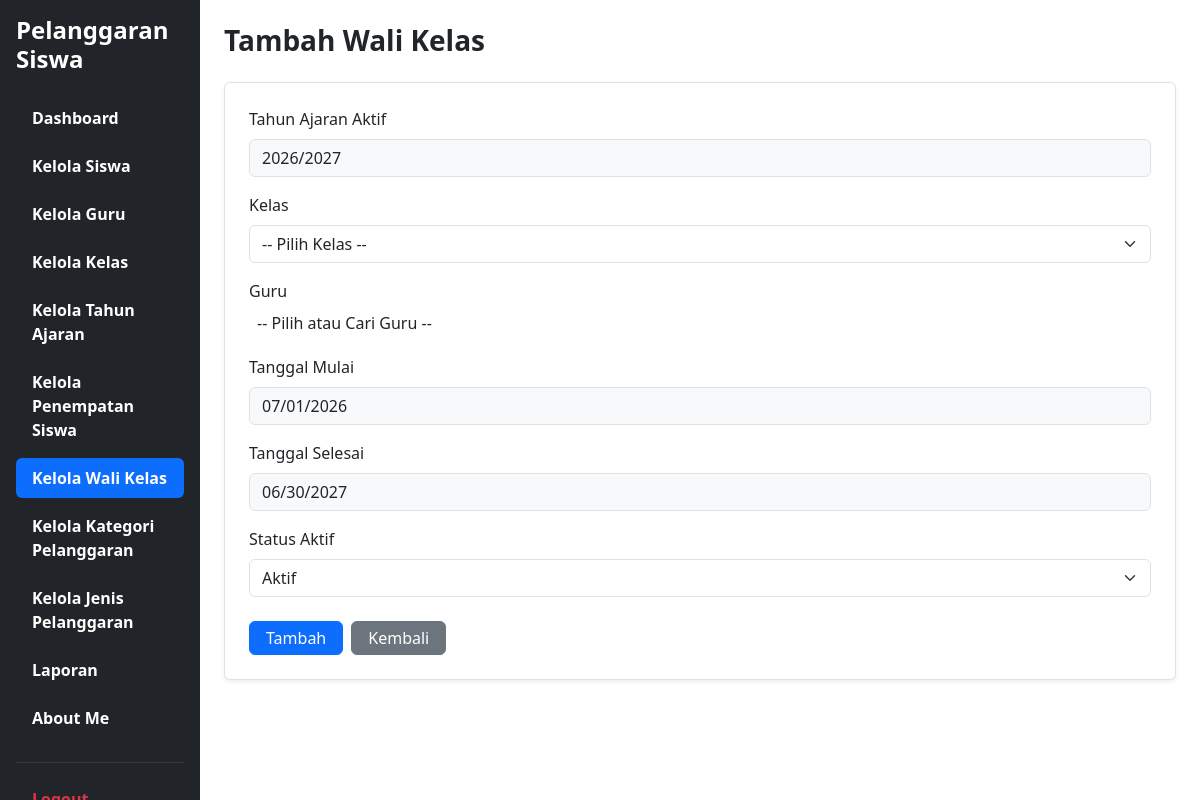
/tambah_wali_kelas.php (signed in), run on the app's committed database.
### tables this page shows
CREATE TABLE `t_tahun_ajaran` (
  `id` int(11) NOT NULL,
  `nama` varchar(20) DEFAULT NULL,
  `tanggal_mulai` date NOT NULL,
  `tanggal_selesai` date NOT NULL,
  `status_aktif` tinyint(1) NOT NULL,
  `created_at` timestamp NOT NULL DEFAULT current_timestamp(),
  `updated_at` timestamp NOT NULL DEFAULT current_timestamp()
);

### tambah_wali_kelas.php (the view, shortened to what this page needs)
<?php
include 'config/koneksi.php';
$tahun = mysqli_query($koneksi,
    "SELECT id, nama, tanggal_mulai, tanggal_selesai
     FROM t_tahun_ajaran
     WHERE status_aktif = 1
     LIMIT 1"
);
$tahun_aktif = mysqli_fetch_assoc($tahun);
?>
<!DOCTYPE html>
<html lang="id">
<head>
    <link href="https://cdn.jsdelivr.net/npm/bootstrap@5.3.8/dist/css/bootstrap.min.css" rel="stylesheet">
    <link href="https://cdn.jsdelivr.net/npm/select2@4.1.0-rc.0/dist/css/select2.min.css" rel="stylesheet" />
    <link href="https://cdn.jsdelivr.net/npm/select2-bootstrap-5-theme@1.3.0/dist/select2-bootstrap-5-theme.min.css" rel="stylesheet" />
</head>
<body>
<div class="container-fluid">
    <div class="row">
        <div class="col-md-3 col-lg-2 bg-dark min-vh-100 p-3 sticky-top" style="top: 0; height: 100vh; overflow-y: auto;">
            <h4 class="text-white fw-bold mb-4">
             Pelanggaran Siswa
            </h4>
            <ul class="nav nav-pills flex-column">
                <li class="nav-item mb-2">
                    <a href="dashboard.php" class="nav-link text-white">
                    <span class="fw-bold">Dashboard</span>
                    </a>
                </li>
                <li class="nav-item mb-2">
                    <a href="Kelola_Siswa.php" class="nav-link text-white">
                    <span class="fw-bold">Kelola Siswa</span>
                    </a>
                </li>
                <li class="nav-item mb-2">
                    <a href="Kelola_Guru.php" class="nav-link text-white">
                    <span class="fw-bold">Kelola Guru</span>
                    </a>
                </li>
                <li class="nav-item mb-2">
                    <a href="Kelola_Kelas.php" class="nav-link text-white">
                    <span class="fw-bold">Kelola Kelas</span>
                    </a>
                </li>
                <li class="nav-item mb-2">
                    <a href="Kelola_Tahun_Ajaran.php" class="nav-link text-white">
                    <span class="fw-bold">Kelola Tahun Ajaran</span>
                    </a>
                </li>
                <li class="nav-item mb-2">
                    <a href="Kelola_Penempatan_Siswa.php" class="nav-link text-white">
                    <span class="fw-bold">Kelola Penempatan Siswa</span>
                    </a>
                </li>
                <li class="nav-item mb-2">
                    <a href="Kelola_Wali_Kelas.php" class="nav-link active">
                    <span class="fw-bold">Kelola Wali Kelas</span>
                    </a>
                </li>
                <li class="nav-item mb-2">
                    <a href="Kelola_Kategori_Pelanggaran.php" class="nav-link text-white">
                    <span class="fw-bold">Kelola Kategori Pelanggaran</span>
                    </a>
                </li>
                <li class="nav-item mb-2">
                    <a href="Kelola_Jenis_Pelanggaran.php" class="nav-link text-white">
                    <span class="fw-bold">Kelola Jenis Pelanggaran</span>
                    </a>
                </li>
                <li class="nav-item mb-2">
                    <a href="Laporan.php" class="nav-link text-white">
                    <span class="fw-bold">Laporan</span>
                    </a>
                </li>
                <li class="nav-item mb-2">
                    <a href="about_me.php" class="nav-link text-white">
                    <span class="fw-bold">About Me</span>
                    </a>
                </li>
                <hr class="text-secondary">
                <li class="nav-item">
                    <a href="logout.php" class="nav-link text-danger">
                    <span class="fw-bold">Logout</span>
                    </a>
                </li>
            </ul>
        </div>
        <main class="col-md-9 col-lg-10 p-4">
            <h3 class="fw-bold mb-4">Tambah Wali Kelas</h3>
            <div class="card shadow-sm border" style="background-color: #ffffff; border-color: #dee2e6 !important;">
                <div class="card-body p-4">
                    <form method="POST" action="tambah_wali_kelas.php">
                        <div class="mb-3">
                            <label class="form-label">Tahun Ajaran Aktif</label>
                            <?php if ($tahun_aktif): ?>
                                <input type="text" class="form-control bg-light" value="<?= htmlspecialchars($tahun_aktif['nama']) ?>" readonly>
                            <?php else: ?>
                                <input type="text" class="form-control bg-light text-danger" value="Tidak ada tahun ajaran yang aktif saat ini!" readonly>
                            <?php endif; ?>
                        </div>
                        <div class="mb-3">
                            <label class="form-label">Kelas</label>
                            <select name="kelas_id" class="form-select" required>
                                <option value="">-- Pilih Kelas --</option>
                            </select>
                        </div>
                        <div class="mb-3">
                            <label class="form-label">Guru</label>
                        </div>
                        <div class="mb-3">
                            <label class="form-label">Tanggal Mulai</label>
                            <input
                                type="date"
                                name="tanggal_mulai"
                                class="form-control bg-light"
                                value="<?= $tahun_aktif ? htmlspecialchars($tahun_aktif['tanggal_mulai']) : '' ?>"
                                readonly
                                required
                            >
                        </div>
                        <div class="mb-3">
                            <label class="form-label">Tanggal Selesai</label>
                            <input
                                type="date"
                                name="tanggal_selesai"
                                class="form-control bg-light"
                                value="<?= $tahun_aktif ? htmlspecialchars($tahun_aktif['tanggal_selesai']) : '' ?>"
                                readonly
                                required
                            >
                        </div>
                        <div class="mb-3">
                            <label class="form-label">Status Aktif</label>
                            <select name="status_aktif" class="form-select" required>
                                <option value="1">Aktif</option>
                            </select>
                        </div>
                        <div class="d-flex gap-2 mt-4">
                            <button
                                type="submit"
                                name="simpan"
                                class="btn btn-primary px-3 py-1 text-white"
                                style="background-color: #0d6efd;"
                                <?= !$tahun_aktif ? 'disabled' : '' ?>
                            >Tambah
                            </button>
                            <a href="Kelola_Wali_Kelas.php" class="btn btn-secondary px-3 py-1" style="background-color: #6c757d;">
                                Kembali
                            </a>
                        </div>
                    </form>
                </div>
            </div>
        </main>
    </div>
</div>
</body>
</html>

### data on the page
t_tahun_ajaran: nama "2026/2027", tanggal_mulai "07/01/2026", tanggal_selesai "06/30/2027"
